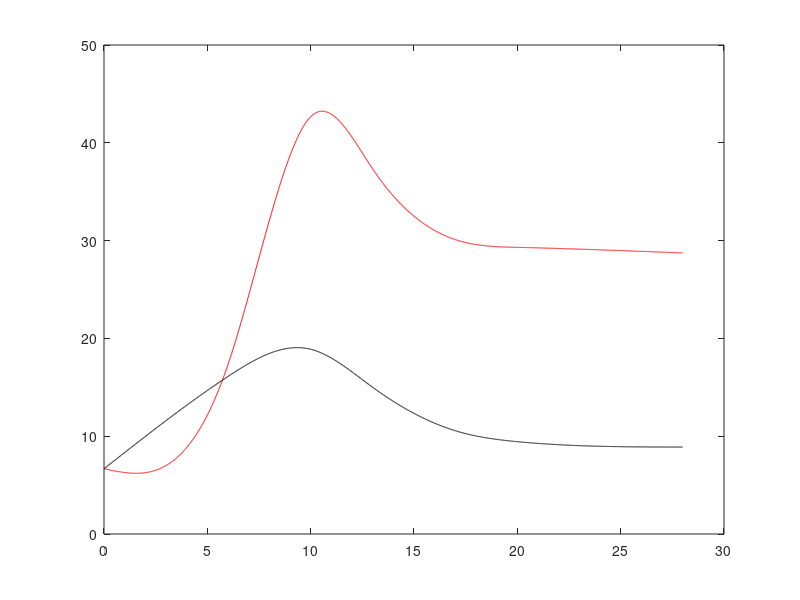

Here is the MATLAB script that generated this plot:

koeff1  =  ...
[  6.6699999999999999e+00   1.7329999999999998e+01 ...
4.2670000000000002e+01   3.7329999999999998e+01 ...
3.0100000000000001e+01   2.9309999999999999e+01; ...
  -4.4686998359691099e-01   6.2237399671938203e+00 ...
2.1104467650852086e+00  -3.1406186531935942e+00 ...
-7.0020863854350557e-01  -5.0680775202535493e-02; ...
   0.0000000000000000e+00   2.2235366502635774e+00 ...
-4.2801832513178839e+00   7.7947297246534830e-01 ...
4.4073203485969598e-01  -7.7134592990492036e-03; ...
   3.7058944171059621e-01  -1.6259299753953653e+00 ...
1.6865520745944107e+00  -8.4685234401413081e-02 ...
-1.4948183138624840e-01   9.6418241238115045e-04]; 

alpha1	= koeff1(1,:);
beta1	= koeff1(2,:);
gamma1	= koeff1(3,:);
delta1	= koeff1(4,:);

koeff2  =  ...
[   6.6699999999999999e+00   1.6109999999999999e+01 ...
1.8890000000000001e+01   1.5000000000000000e+01 ...
1.0560000000000000e+01   9.4399999999999995e+00; ...
   1.6628737024654718e+00   1.3942525950690561e+00 ...
-5.2442445187383380e-01  -1.5364538647433730e+00 ...
-6.4731602869914728e-01  -1.9955350099545507e-01 ; ...
   0.0000000000000000e+00  -8.9540369132138614e-02 ...
-8.6979815433930641e-01   1.9511187909294697e-01 ...
2.4945703892916579e-01   4.9051312873295699e-02; ...
  -1.4923394855356436e-02  -1.9506444630179195e-01 ...
3.5497001114408450e-01   1.3586289959054705e-02 ...
-6.6801908685290026e-02  -6.1314141091619624e-03];

alpha2	= koeff2(1,:);
beta2	= koeff2(2,:);
gamma2	= koeff2(3,:);
delta2	= koeff2(4,:);

x = [0 6 10 13 17 20 28];

for j=1:6
  tx = x(j):0.01:x(j+1);
  ty = alpha1(j) + beta1(j) * (tx-x(j)) + (1/2) * gamma1(j) * (tx-x(j)) .* (tx-x(j)) + (1/6) * delta1(j) * (tx-x(j)) .* (tx-x(j)) .* (tx-x(j));
  plot(tx,ty,'r')
  hold on;
end

for j=1:6
  tx = x(j):0.01:x(j+1);
  ty = alpha2(j) + beta2(j) * (tx-x(j)) + (1/2) * gamma2(j) * (tx-x(j)) .* (tx-x(j)) + (1/6) * delta2(j) * (tx-x(j)) .* (tx-x(j)) .* (tx-x(j));
  plot(tx,ty,'k')
  hold on;
end
